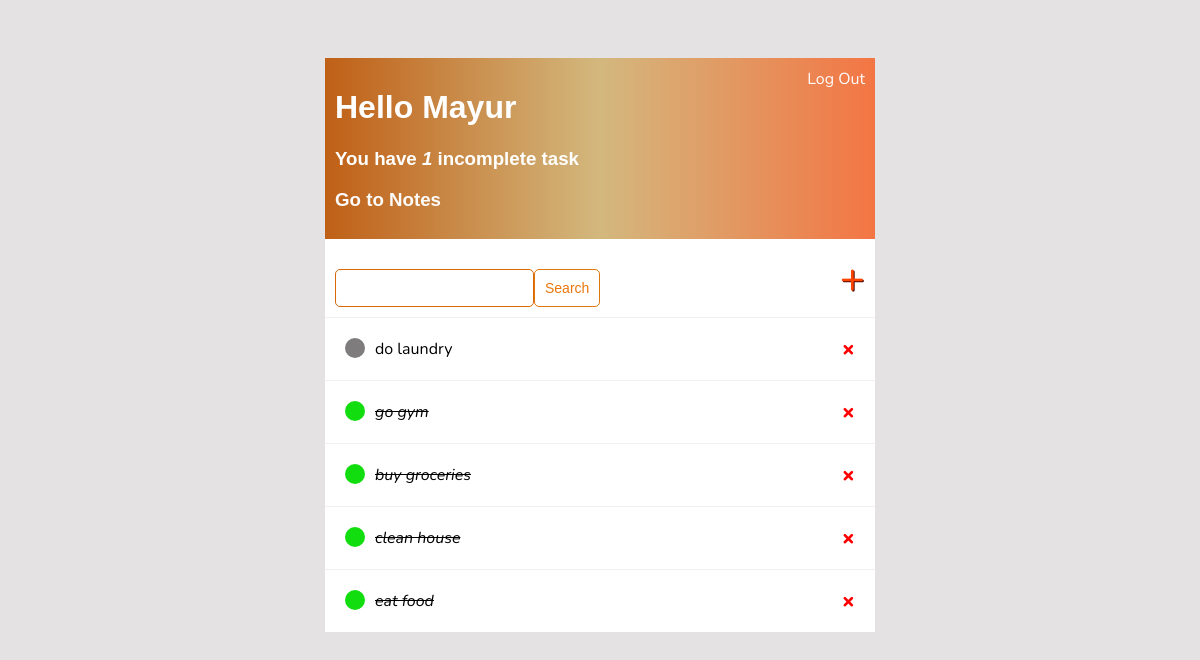
The app's page / (signed in) with its own data.
### base/models.py (models this page shows)
class Task(models.Model):
    user = models.ForeignKey(User, on_delete=models.CASCADE, null=True, blank=True)
    title = models.CharField(max_length=200)
    complete = models.BooleanField(default=False)
    created = models.DateTimeField(auto_now_add=True)
    def __str__(self):
        return self.title
    class Meta:
        ordering = ['complete']

### base/views.py (the view)
# urls.py: path('', TaskList.as_view(), name = 'tasks'),
class TaskList(LoginRequiredMixin, ListView):
    model = Task
    context_object_name = 'tasks'
    def get_context_data(self, **kwargs):
        context = super().get_context_data(**kwargs)
        context['tasks'] =  context['tasks'].filter(user=self.request.user)
        context['count'] =  context['tasks'].filter(complete=False).count()
        search_input = self.request.GET.get('search-area') or ''
        if search_input:
            context['tasks'] = context['tasks'].filter(title__icontains = search_input)
        context['search_input'] = search_input
        return context

### base/templates/base/task_list.html (shortened to what this page needs)
{% extends 'base/main.html' %}
{% block content %}
<!DOCTYPE html>
<html lang="en">
<head>
</head>
<body>
    <div class="header-bar">
        <div>
            <h1>Hello {{request.user|title}}</h1>
            <h3 style="margin: 0;">You have <i>{{count}}</i> incomplete task{{count|pluralize:"s"}}</h3>
            <h3><a href="{% url 'notes' %}">Go to Notes</a></h3>
        </div>
        {% if request.user.is_authenticated %}
        <a href="{% url 'logout' %}">Log Out</a>
        {% else %}
        <a href="{% url 'login' %}">Log In</a>
        {% endif %}
    </div>
    <div id="search-add-wrapper">
        <form method="GET" style="margin-top: 20px;display: flex;">
            <input type="text" name="search-area" value="{{search_input}}">
            <input class="button" type="submit" value="Search">
        </form>
        <a id= "add-link" href = "{% url 'task-create' %}">&#43;</a>
    </div>
    <div class="task-items-wrapper">
        {% for task in tasks %}
            <div class="task-wrapper">
                {% if task.complete %}
                    <div class="task-title">
                        <div class="task-complete-icon"></div>
                            <i><s><a href="{% url 'task-update' task.id %}">{{task|safe}}</a></s></i>
                    </div>
                <a class="delete-link" href = "{% url 'task-delete' task.id %}">&#215;</a>
                {% else %}
                <div class="task-title">
                    <div class="task-incomplete-icon"></div>
                        <a href="{% url 'task-update' task.id %}">{{task|safe}}</a>
                </div>
                <a class="delete-link" href = "{% url 'task-delete' task.id %}">&#215;</a>
                {% endif %}
            </div>
        {% endfor %}
    </div>
</body>
</html>
{% endblock content %}

### base/templates/base/main.html (style rules this page uses)
body { background-color: hsl(0, 5%, 89%); font-family: 'Nunito', sans-serif; padding-top: 50px; }
h1,h2,h3,h4,h5,h6 { font-family: 'Raleway', sans-serif; }
a,p { color: hsl(0, 2%, 58%); }
.header-bar { display: flex; justify-content: space-between; color: white; padding: 10px; background: linear-gradient(90deg, hsl(26, 79%, 42%), hsl(41, 49%, 66%),hsl(17, 88%, 61%) 100%) }
.header-bar a { color: hsl(0, 50%, 99%); text-decoration: none; }
.task-wrapper { display: flex; align-items: center; justify-content: space-between; padding: 20px; background-color: hsl(0, 0%, 100%); border-top: 1px solid hsl(0, 7%, 94%); }
.task-title { display: flex; }
.task-title a { text-decoration: none; color: hsl(0, 0%, 0%); margin-left: 10px; }
.task-complete-icon { height: 20px; width: 20px; background-color: hsl(119, 88%, 46%); border-radius: 50%; }
.task-incomplete-icon { height: 20px; width: 20px; background-color: hsl(0, 1%, 49%); border-radius: 50%; }
.delete-link { text-decoration: none; font-weight: 900; color: red; font-size: 22px; line-height: 0; }
#search-add-wrapper { display: flex; justify-content: space-between; align-items: center; padding: 10px; }
#add-link { color: hsl(16, 100%, 50%); text-decoration: none; font-size: 42px; text-shadow: 1px 1px hsl(0, 78%, 17%); }
input[type=text], input[type=password], textarea { border: 1px solid hsl(27, 90%, 45%); border-radius: 5px; padding: 10px; width: 90%; }
.button { border: 1px solid hsl(31, 91%, 46%); background-color: rgb(255, 255, 255); color: hsl(29, 90%, 48%); padding: 10px; font-size: 14px; border-radius: 5px; cursor: pointer; text-decoration:none; }

### records on screen
Task: title "do laundry"
Task: title "go gym"
Task: title "buy groceries"
Task: title "clean house"
Task: title "eat food"

### other values on screen
{{ request.user|title }} "Mayur"
{{ count }} "1"
